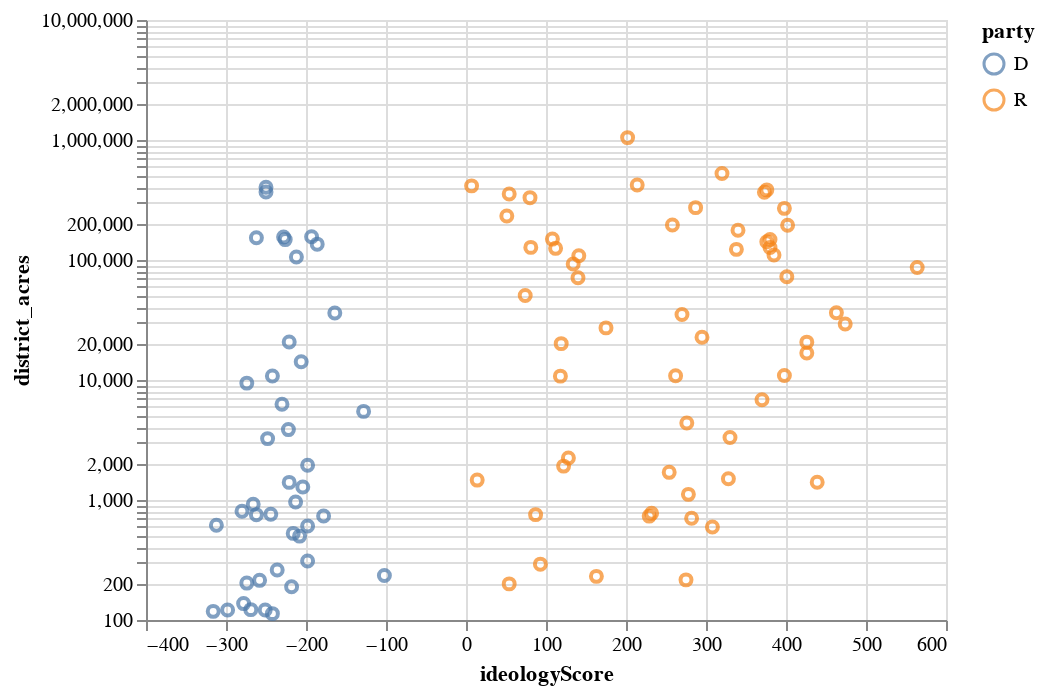

Notebook code cell kept with this figure:
### Code cell
alt.Chart(house).mark_point().encode(
#     alt.Y('name:N', sort=alt.EncodingSortField(field='ideologyScore')),
    alt.Y('district_acres', scale=alt.Scale(type='log')),
    alt.X('ideologyScore:Q'),
    alt.Color('party'),
    alt.Tooltip(['name'])
).configure(background='#fff')
